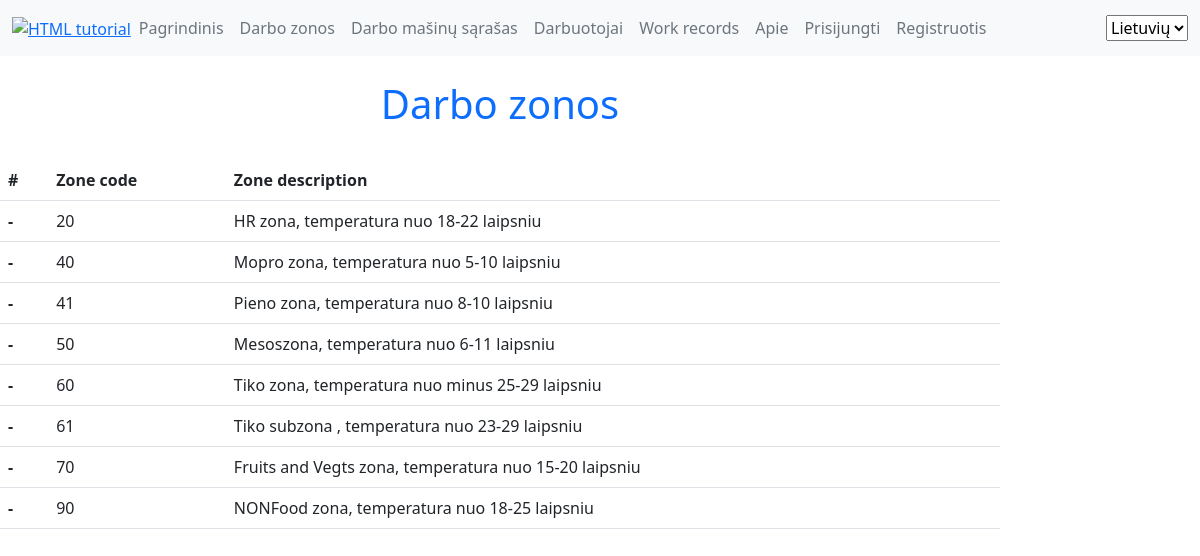
The page /lm/working_zones/ on the database its author committed.
### lm/models.py (models this page shows, shortened)
class Darbo_zona_sandelyje (models.Model):
    zone_choices = (
        ('20','20 - HR'),
        ('40','40 - MOPRO'),
        ('41', '41 - Pienas'),
        ('60', '60 - TIKO'),
        ('61', '61 - BakeOff'),
        ('70', '70 - Fruits'),
        ('50', '50 - Mėsa'),
        ('90', '90 - NonFood')
        )
    zone_code = models.CharField(_('Working zone code'), max_length=80, choices=zone_choices, default='40', help_text='Darbo zona sandėlyje',
    blank=True, unique=True)
    zone_description=models.CharField(_('Description'), max_length=80, help_text='Zonos aprasymas pvz 60-Tiko')
    class Meta:
        ordering = ['zone_code']
        verbose_name = _("Working zone")
        verbose_name_plural = _("Working zones")

### lm/views.py (the view)
# urls.py: path('working_zones/', views.working_zones, name='working_zones'),
def working_zones(request):
    working_zones = Darbo_zona_sandelyje.objects.all()
    context = {
        'working_zones': working_zones
    }
    return render(request, 'lm/working_zones.html', context=context)

### lm/templates/lm/working_zones.html (shortened to what this page needs)
{% extends 'base.html' %}
{% load i18n %}
{% load static %}
{% block content %}
<h1 class="p-4 text-primary d-flex justify-content-center">{% trans "Working zones" %} </h1>
<table class="table">
  <thead>
    <tr>
      <th scope="col">#</th>
      <th scope="col">Zone code</th>
      <th scope="col">Zone description</th>
    </tr>
  </thead>
  {% for zonos in working_zones %}
  <tbody>
    <tr>
      <th scope="row">-</th>
      <td>{{zonos.zone_code}}</td>
      <td>{{zonos.zone_description}}</td>
    </tr>
  </tbody>
   {% endfor %}
</table>
{% endblock %}

### rows shown on the page
Darbo_zona_sandelyje: zone_code "20", zone_description "HR zona, temperatura nuo 18-22 laipsniu"
Darbo_zona_sandelyje: zone_code "40", zone_description "Mopro zona, temperatura nuo 5-10 laipsniu"
Darbo_zona_sandelyje: zone_code "41", zone_description "Pieno zona, temperatura nuo 8-10 laipsniu"
Darbo_zona_sandelyje: zone_code "50", zone_description "Mesoszona, temperatura nuo 6-11 laipsniu"
Darbo_zona_sandelyje: zone_code "60", zone_description "Tiko zona, temperatura nuo minus 25-29 laipsniu"
Darbo_zona_sandelyje: zone_code "61", zone_description "Tiko subzona , temperatura nuo 23-29 laipsniu"
Darbo_zona_sandelyje: zone_code "70", zone_description "Fruits and Vegts zona, temperatura nuo 15-20 laipsniu"
Darbo_zona_sandelyje: zone_code "90", zone_description "NONFood zona, temperatura nuo 18-25 laipsniu"
